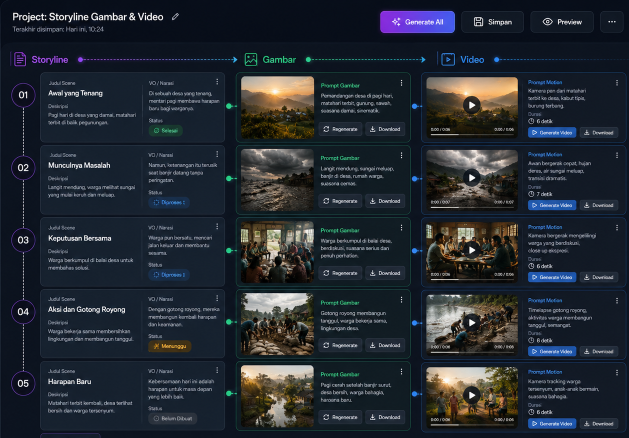
#> input picture upload/ChatGPT Image Jun 16, 2026, 01_56_51 AM.png, 1257 x 876 px (shown at 1/2 size)
$ python -i composite-phase4-test-v2.py   (imports and definitions only)
#> lines starting #> are read from the running program, lines starting #| are printed output that depends on the picture
#> further down, picture is the input picture: PIL image 1257x876 RGBA; mean R, G, B, A 35.9, 42.2, 50.5, 255
import sys
from pathlib import Path
from PIL import Image, ImageFilter, ImageEnhance


def ensure_dir(path: Path):
    path.mkdir(parents=True, exist_ok=True)


# [11 lines left out: functions load_rgba, fit_height, not called in this run]


def soften_alpha(img: Image.Image):
    r, g, b, a = img.split()
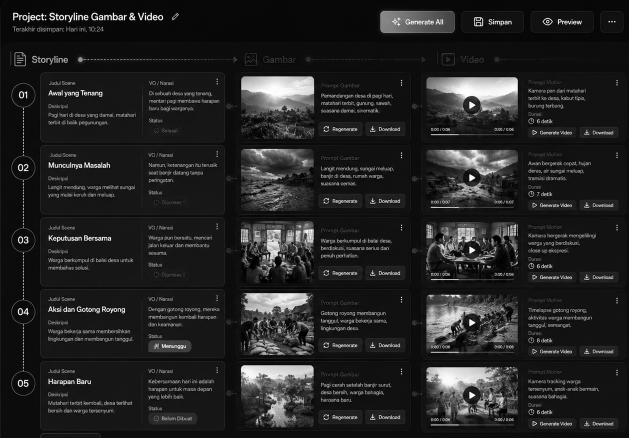
#> r: PIL image 1257x876 L (shown at 1/2 size); min 0, max 255, mean 35.9
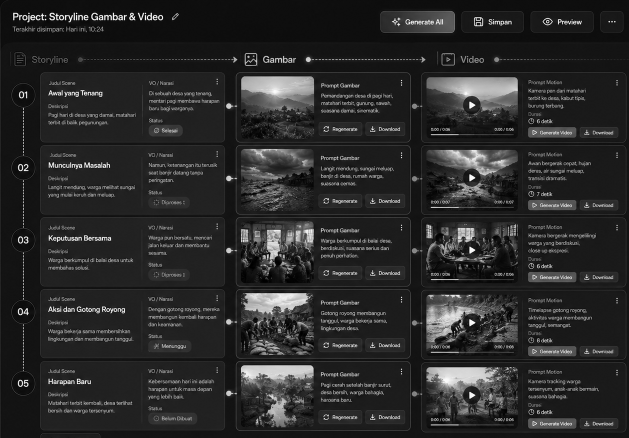
#> g: PIL image 1257x876 L (shown at 1/2 size); min 0, max 255, mean 42.2
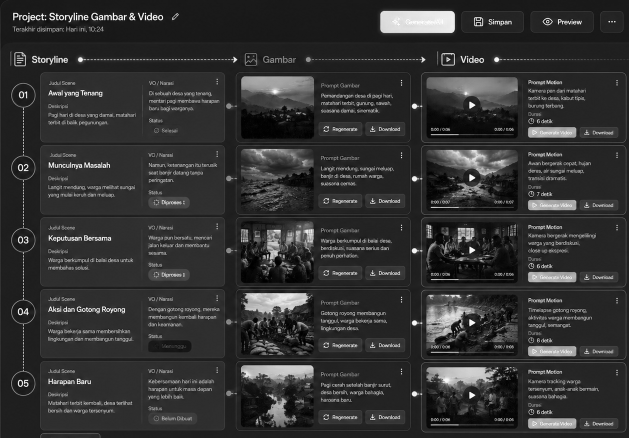
#> b: PIL image 1257x876 L (shown at 1/2 size); min 0, max 255, mean 50.5
#> a: PIL image 1257x876 L; every value is 255
    a = a.filter(ImageFilter.GaussianBlur(radius=0.3))
    return Image.merge("RGBA", (r, g, b, a))


# [63 lines left out: functions paste_center_bottom, main, not called in this run]


# [2 lines not run here, left out]

>>> from PIL import Image
>>> picture = Image.open('../upload/ChatGPT Image Jun 16, 2026, 01_56_51 AM.png')
>>> result = soften_alpha(picture)
